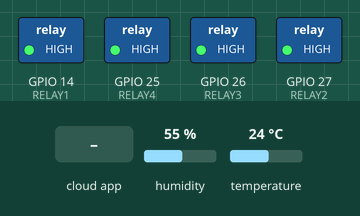
Simulated run of this sketch. Board: ESP32. Shown: switched loads named in the sketch (green lamp = pin HIGH). The inputs (shaded band) are chosen by the test bench; at power-on: humidity 55 %, temperature 24 °C. WiFi joins after 1.5 s; servers stay silent unless stated; the Firebase database answers and starts empty; what the sketch prints to the serial monitor is not drawn.

Above: at 2.7 s.
2.8 s: the phone or cloud app sets relay1 to 1
At 4.0 s:
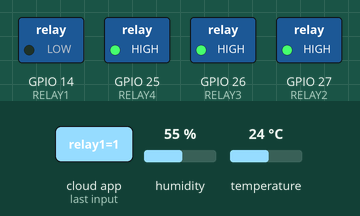
4.3 s: the phone or cloud app sets relay2 to 1
At 5.1 s:
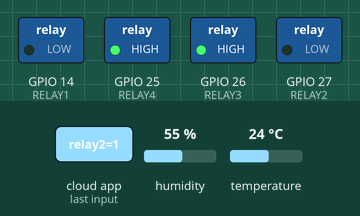
6.3 s: the phone or cloud app sets relay3 to 1
At 7.6 s:
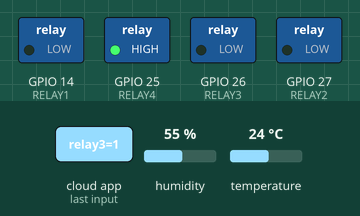
7.9 s: the phone or cloud app sets relay4 to 1
At 8.8 s:
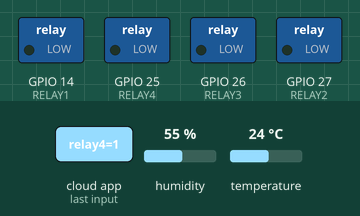
9.9 s: the phone or cloud app sets relay1 to 0
At 11.9 s:
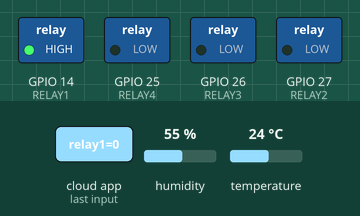
12.2 s: the phone or cloud app sets relay2 to 0
At 13.0 s:
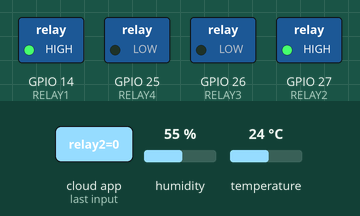
Timing chart, 0 to 15.1 s (numbered marks = the images above; inputs shaded):
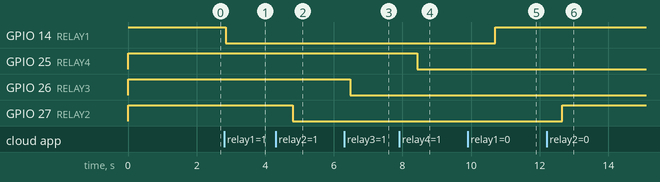

Measured:
- after the input at 2.8 s, GPIO 14 (RELAY1): HIGH → LOW after 0.05 s
- after the input at 4.3 s, GPIO 27 (RELAY2): HIGH → LOW after 0.51 s
- after the input at 6.3 s, GPIO 26 (RELAY3): HIGH → LOW after 0.18 s
- after the input at 7.9 s, GPIO 25 (RELAY4): HIGH → LOW after 0.53 s
- after the input at 9.9 s, GPIO 14 (RELAY1): LOW → HIGH after 0.81 s
- after the input at 12.2 s, GPIO 27 (RELAY2): LOW → HIGH after 0.46 s

The sketch:

IOT-Firebase.ino
```cpp
/*************************************************
 * SMART HOME IoT
 * ESP32 + DHT11 + 4 Relay
 * Firebase Realtime Database
 *************************************************/

#include <WiFi.h>
#include <Firebase_ESP_Client.h>
#include <DHT.h>

// Token helper
#include "addons/TokenHelper.h"
#include "addons/RTDBHelper.h"

/*************************************************
 * WIFI
 *************************************************/
#define WIFI_SSID "Xv"
#define WIFI_PASSWORD "123456789"

/*************************************************
 * FIREBASE
 *************************************************/
#define API_KEY "AIzaSyDXlt6hccFdWgjldt-3z4yVyhfJ756yBDQ"

#define DATABASE_URL "https://iot-firebase-6f3eb-default-rtdb.asia-southeast1.firebasedatabase.app"

/*
 * Buat akun Authentication > Sign-in Method > Email/Password
 */
#define USER_EMAIL "admin777@gmail.com"
#define USER_PASSWORD "admin777"

/*************************************************
 * DHT11
 *************************************************/
#define DHTPIN 4
#define DHTTYPE DHT11

DHT dht(DHTPIN, DHTTYPE);

/*************************************************
 * RELAY
 *************************************************/
#define RELAY1 14
#define RELAY2 27
#define RELAY3 26
#define RELAY4 25

/*************************************************
 * FIREBASE OBJECT
 *************************************************/
FirebaseData fbdo;
FirebaseAuth auth;
FirebaseConfig config;

bool signupOK = false;

unsigned long lastSensor = 0;

/*************************************************
 * SETUP
 *************************************************/
void setup()
{
  Serial.begin(115200);

  pinMode(RELAY1, OUTPUT);
  pinMode(RELAY2, OUTPUT);
  pinMode(RELAY3, OUTPUT);
  pinMode(RELAY4, OUTPUT);

  // Relay Active LOW
  digitalWrite(RELAY1, HIGH);
  digitalWrite(RELAY2, HIGH);
  digitalWrite(RELAY3, HIGH);
  digitalWrite(RELAY4, HIGH);

  dht.begin();

  Serial.println();
  Serial.println("Connecting WiFi...");

  WiFi.begin(WIFI_SSID, WIFI_PASSWORD);

  while (WiFi.status() != WL_CONNECTED)
  {
    delay(500);
    Serial.print(".");
  }

  Serial.println();
  Serial.println("WiFi Connected");
  Serial.println(WiFi.localIP());

  /*************************************************
   * FIREBASE
   *************************************************/
  config.api_key = API_KEY;
  config.database_url = DATABASE_URL;

  auth.user.email = USER_EMAIL;
  auth.user.password = USER_PASSWORD;

  config.token_status_callback = tokenStatusCallback;

  Firebase.begin(&config, &auth);
  Firebase.reconnectWiFi(true);

  Serial.println("Firebase Connected");
}

/*************************************************
 * LOOP
 *************************************************/
void loop()
{
  if (Firebase.ready())
  {
    bacaRelay();

    if (millis() - lastSensor > 5000)
    {
      lastSensor = millis();

      kirimSensor();
    }
  }
}

/*************************************************
 * KIRIM SENSOR
 *************************************************/
void kirimSensor()
{
  float temp = dht.readTemperature();
  float hum = dht.readHumidity();

  if (isnan(temp) || isnan(hum))
  {
    Serial.println("DHT Error");
    return;
  }

  Serial.print("Temperature : ");
  Serial.println(temp);

  Serial.print("Humidity : ");
  Serial.println(hum);

  Firebase.RTDB.setFloat(
      &fbdo,
      "/sensor/temperature",
      temp);

  Firebase.RTDB.setFloat(
      &fbdo,
      "/sensor/humidity",
      hum);
}

/*************************************************
 * BACA STATUS RELAY DARI FIREBASE
 *************************************************/
void bacaRelay()
{
  if (Firebase.RTDB.getInt(&fbdo, "/relay/relay1"))
  {
    int state = fbdo.intData();

    if (state == 1)
      digitalWrite(RELAY1, LOW);
    else
      digitalWrite(RELAY1, HIGH);
  }

  if (Firebase.RTDB.getInt(&fbdo, "/relay/relay2"))
  {
    int state = fbdo.intData();

    if (state == 1)
      digitalWrite(RELAY2, LOW);
    else
      digitalWrite(RELAY2, HIGH);
  }

  if (Firebase.RTDB.getInt(&fbdo, "/relay/relay3"))
  {
    int state = fbdo.intData();

    if (state == 1)
      digitalWrite(RELAY3, LOW);
    else
      digitalWrite(RELAY3, HIGH);
  }

  if (Firebase.RTDB.getInt(&fbdo, "/relay/relay4"))
  {
    int state = fbdo.intData();

    if (state == 1)
      digitalWrite(RELAY4, LOW);
    else
      digitalWrite(RELAY4, HIGH);
  }
}
```
